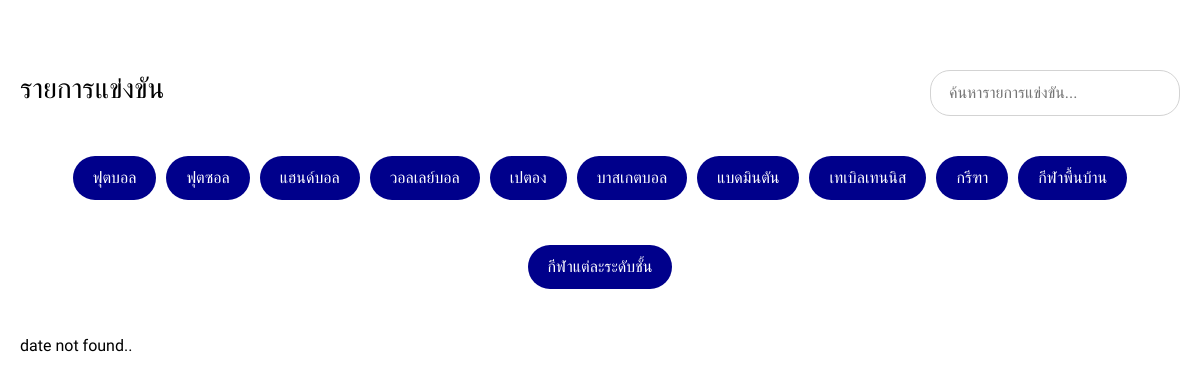
/schedule.php, run on an earlier commit of the app's database.
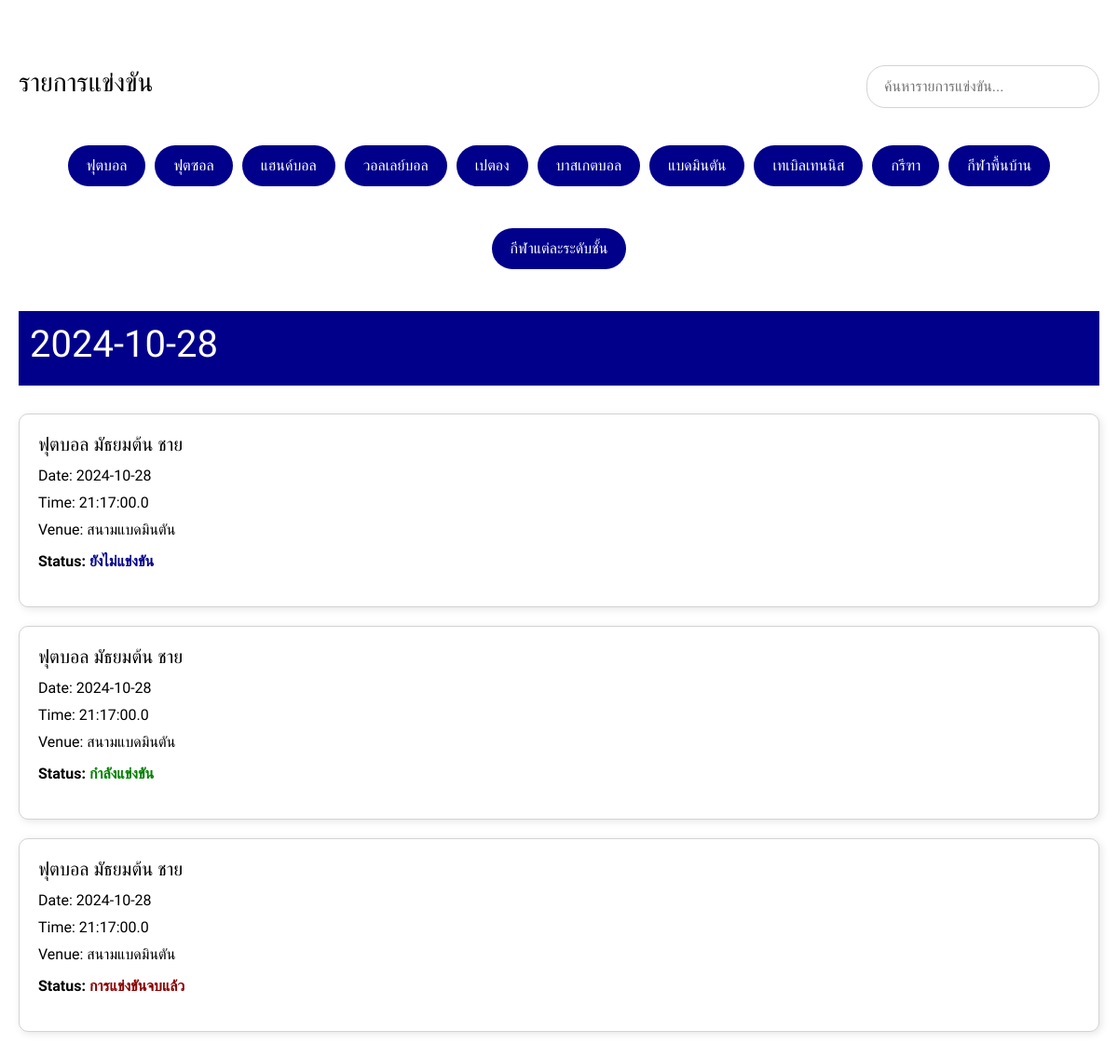
And on a later commit of the database.
### tables this page shows
CREATE TABLE `schedule` (
  `schedule_id` int(11) NOT NULL,
  `schedule_sport_id` int(11) NOT NULL,
  `schedule_date` date NOT NULL,
  `schedule_time` time(1) NOT NULL,
  `schedule_venue` varchar(128) NOT NULL,
  `schedule_status` varchar(32) NOT NULL
);

CREATE TABLE `sports` (
  `sport_id` int(11) NOT NULL,
  `sport_name` varchar(128) NOT NULL,
  `sport_type` varchar(64) NOT NULL,
  `sport_degree` varchar(16) NOT NULL,
  `sport_gender` varchar(8) NOT NULL,
  `sport_amount` int(2) NOT NULL,
  `sport_note` varchar(256) NOT NULL
);

### conn.php (called while the page is built, shortened)
<?php
function sport_name($id_sport, $conn) {
    $sql_find_sport_name = "SELECT `sport_name` FROM `sports` WHERE `sport_id` = $id_sport";
    $result_find_sports_name = mysqli_query($conn, $sql_find_sport_name);
    if (mysqli_num_rows($result_find_sports_name) > 0) {
        $row_find_sports_name = mysqli_fetch_assoc($result_find_sports_name);
        return $row_find_sports_name['sport_name'];
    }
    return "N/A";
}
function sport_type($id_sport, $conn) {
    $sql_find_sport_type = "SELECT `sport_type` FROM `sports` WHERE `sport_id` = $id_sport";
    $result_find_sport_type = mysqli_query($conn, $sql_find_sport_type);
    if (mysqli_num_rows($result_find_sport_type) > 0) {
        $row_find_sport_type = mysqli_fetch_assoc($result_find_sport_type);
        return $row_find_sport_type['sport_type'];
    }
    return "N/A";
}
?>

### schedule.php (the view, shortened to what this page needs)
<!DOCTYPE html>
<html lang="en">
<head>
    <link rel="stylesheet"  href="element/styles.css">
    <link rel="stylesheet" href="https://cdnjs.cloudflare.com/ajax/libs/font-awesome/6.6.0/css/all.min.css" />
    <link href="https://cdn.jsdelivr.net/npm/bootstrap@5.0.2/dist/css/bootstrap.min.css" rel="stylesheet">
</head>
<body>
<?php
include 'conn.php';
 ?>
<link rel="stylesheet"  href="element/styles_admin_sport.css">
<body>
    <div class="schedule-container">
    <div class="schedule-header">
        <h2 ><a href="index.php" style="text-decoration: none; color: black;" >รายการแข่งขัน</a></h2>
        <div class="schedule-filter">
            <input type="search" placeholder="  ค้นหารายการแข่งขัน...">
        </div>
    </div>
    <div class="schedule-categories">
    <?php
        $sql_find_sport_type = "SELECT `sport_type` FROM `sports` GROUP BY `sport_type` ORDER BY `sport_id` ASC";
        $result_find_sports_type = mysqli_query($conn, $sql_find_sport_type);
        if (mysqli_num_rows($result_find_sports_type) > 0) {
            while ($row_find_sports_type = mysqli_fetch_assoc($result_find_sports_type)) {
                echo "<a class=\"filter-button\" onclick=\"filterBySport('".$row_find_sports_type['sport_type']."')\">" . $row_find_sports_type['sport_type'] . "</a>";
            }
        }
     ?>
    </div>
    <section>
    <div>
        <?php
        $sql_find_date = "SELECT `schedule_date` FROM `schedule` GROUP BY `schedule_date`";
        $result_find_date = mysqli_query($conn, $sql_find_date);
        if (mysqli_num_rows($result_find_date) > 0){
            while ($row_date = mysqli_fetch_assoc($result_find_date)) {
                echo "<div class=\"event-date\"><h1>".$row_date['schedule_date']."</h1></div>";
                $sql_find_scheddule = "SELECT * FROM `schedule` WHERE `schedule_date` = ".date('Ymd', strtotime($row_date['schedule_date']));
                $result_find_scheddule = mysqli_query($conn, $sql_find_scheddule);
                if (mysqli_num_rows($result_find_scheddule) > 0){
                    while ($row_scheddule = mysqli_fetch_assoc($result_find_scheddule)) {
                        echo "<div class=\"schedule-list\"><div class=\"event-card\" data-sport=\"".sport_type($row_scheddule['schedule_sport_id'], $conn)."\">";
                        echo "<div class=\"event-info\">
                            <h3>" . sport_name($row_scheddule['schedule_sport_id'], $conn) . "</h3>
                            <p>Date: " . htmlspecialchars($row_scheddule['schedule_date']) . "</p>
                            <p>Time: " . htmlspecialchars($row_scheddule['schedule_time']) . "</p>
                            <p>Venue: " . htmlspecialchars($row_scheddule['schedule_venue']) . "</p>
                        </div>
                        <div class=\"event-status\">
                            <p>Status: ";
                    switch ($row_scheddule['schedule_status']) {
                        case 'ยังไม่แข่งขัน':
                            echo "<span style=\"color: darkblue;\">ยังไม่แข่งขัน</span>";
                            break;
                        case 'กำลังแข่งขัน':
                            echo "<span style=\"color: green;\">กำลังแข่งขัน</span>";
                            break;
                        case 'การแข่งขันจบแล้ว':
                            echo "<span style=\"color: darkred;\">การแข่งขันจบแล้ว</span>";
                            break;
                    }
                    echo "</p>
                        </div>";
                        echo "</div>";
                    }
                }else{
                    echo "sport_not_found";
                }
                echo "</div>";
            }
        }else{
            echo "date not found..";
        }
         ?>
    </div>
    </section>
</div>
</body>
</html>

### element/styles.css (style rules this page uses)
* { margin: 0; padding: 0; box-sizing: border-box; font-family: "Mitr", sans-serif; }
.schedule-container { max-width: 1200px; margin: 20px auto; margin-top: 50px; padding: 20px; color: black; }
.schedule-header { display: flex; justify-content: space-between; align-items: center; margin-bottom: 20px; }
.schedule-header h2 { font-family: "Mitr", sans-serif; font-size: 28px; }
.schedule-filter input { padding: 10px; width: 250px; border-radius: 20px; border: 1px solid lightgray; }
.schedule-categories { display: flex; flex-wrap: wrap; justify-content: center; gap: 10px; margin-bottom: 30px; }
.filter-button { padding: 10px 20px; font-size: 16px; background-color: darkblue; border: none; border-radius: 60px; color: white; cursor: pointer; transition: background-color 0.3s ease; cursor: pointer; }
.schedule-list { display: grid; gap: 20px; }
.event-card { background-color: white; border: 1px solid lightgray; border-radius: 10px; box-shadow: 2px 2px 8px rgba(0, 0, 0, 0.1); padding: 20px; transition: transform 0.3s ease; }
.event-info h3 { font-family: "Mitr", sans-serif; font-size: 20px; margin-bottom: 10px; }
.event-info p { font-family: "Mitr", sans-serif; font-size: 16px; margin-bottom: 5px; }
.event-status { margin-top: 10px; font-family: "Mitr", sans-serif; font-weight: bold; color: black; }
.event-date { margin-top: 30px; background-color: darkblue; font-family: "Mitr", sans-serif; padding-left: 15px; color: white; padding: 12px; margin-bottom: 30px; }

### element/styles_admin_sport.css (style rules this page uses)
* { margin: 0; padding: 0; box-sizing: border-box; text-decoration: none; list-style: none; font-family: "Mitr", sans-serif; }
.filter-button { padding: 10px 20px; font-size: 16px; margin-bottom: 15px; margin-top: 20px; background-color: darkblue; border: none; border-radius: 60px; color: white; cursor: pointer; transition: background-color 0.3s ease; cursor: pointer; text-decoration: none; display: inline-block; }

What changed in the data, as far as the page shows it:
added schedule: schedule_sport.sport_name "ฟุตบอล มัธยมต้น ชาย", schedule_date "2024-10-28", schedule_time "21:17:00.0", schedule_venue "สนามแบดมินตัน", schedule_status "ยังไม่แข่งขัน"
added schedule: schedule_sport.sport_name "ฟุตบอล มัธยมต้น ชาย", schedule_date "2024-10-28", schedule_time "21:17:00.0", schedule_venue "สนามแบดมินตัน", schedule_status "กำลังแข่งขัน"
added schedule: schedule_sport.sport_name "ฟุตบอล มัธยมต้น ชาย", schedule_date "2024-10-28", schedule_time "21:17:00.0", schedule_venue "สนามแบดมินตัน", schedule_status "การแข่งขันจบแล้ว"
Also different on the page:
new list line: "2024-10-28"
text no longer shown: "date not found.."
